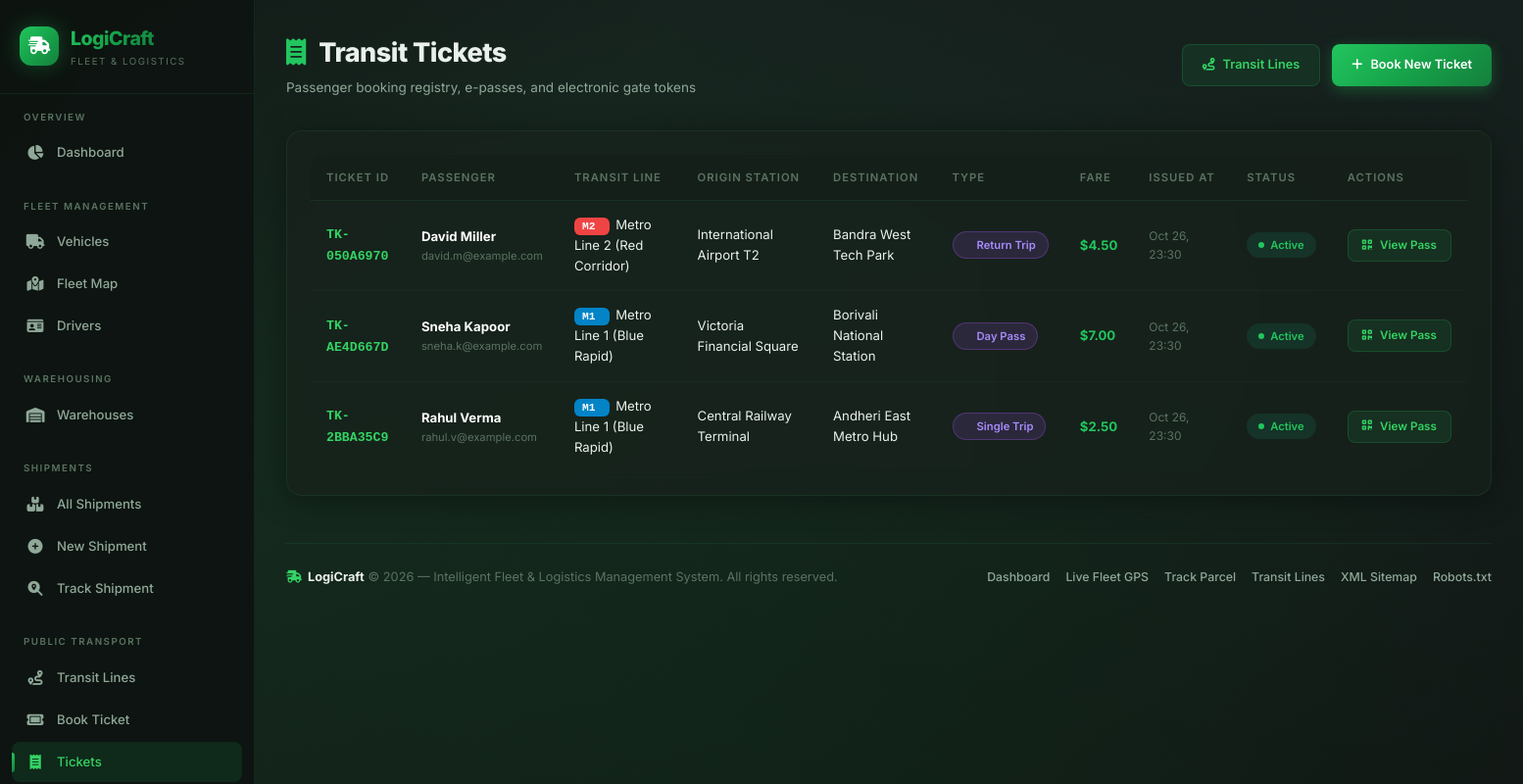
The page /transport/tickets/ on the database its author committed.
### transport/models.py (models this page shows, shortened)
class Ticket(models.Model):
    TYPE_CHOICES = [
        ('single', 'Single Trip'),
        ('return', 'Return Trip'),
        ('day', 'Day Pass'),
        ('weekly', 'Weekly Pass'),
        ('monthly', 'Monthly Pass'),
    ]
    STATUS_CHOICES = [
        ('active', 'Active'),
        ('used', 'Used'),
        ('expired', 'Expired'),
        ('cancelled', 'Cancelled'),
    ]
    ticket_id = models.CharField(max_length=20, unique=True, editable=False)
    passenger_name = models.CharField(max_length=200)
    passenger_email = models.EmailField(blank=True)
    passenger_phone = models.CharField(max_length=20, blank=True)
    line = models.ForeignKey(TransportLine, on_delete=models.CASCADE, related_name='tickets')
    origin_stop = models.ForeignKey(Stop, on_delete=models.CASCADE, related_name='departure_tickets')
    destination_stop = models.ForeignKey(Stop, on_delete=models.CASCADE, related_name='arrival_tickets')
    ticket_type = models.CharField(max_length=20, choices=TYPE_CHOICES, default='single')
    status = models.CharField(max_length=20, choices=STATUS_CHOICES, default='active')
    price = models.DecimalField(max_digits=8, decimal_places=2)
    purchase_date = models.DateTimeField(auto_now_add=True)
    valid_until = models.DateTimeField()
    qr_code = models.TextField(blank=True, help_text='Base64-encoded QR code image')
    class Meta:
        ordering = ['-purchase_date']

class TransportLine(models.Model):
    TYPE_CHOICES = [
        ('bus', 'Bus'),
        ('metro', 'Metro'),
        ('tram', 'Tram'),
        ('ferry', 'Ferry'),
        ('rail', 'Commuter Rail'),
    ]
    name = models.CharField(max_length=100)
    line_number = models.CharField(max_length=10, unique=True)
    line_type = models.CharField(max_length=20, choices=TYPE_CHOICES, default='bus')
    color_code = models.CharField(max_length=7, default='#0ea5e9', help_text='Hex color code')
    frequency_minutes = models.PositiveIntegerField(default=15, help_text='Average frequency in minutes')
    is_active = models.BooleanField(default=True)
    description = models.TextField(blank=True)
    class Meta:
        ordering = ['line_number']

class Stop(models.Model):
    ZONE_CHOICES = [
        ('1', 'Zone 1 — Central'),
        ('2', 'Zone 2 — Inner'),
        ('3', 'Zone 3 — Outer'),
        ('4', 'Zone 4 — Suburban'),
    ]
    name = models.CharField(max_length=200)
    code = models.CharField(max_length=10, unique=True)
    latitude = models.DecimalField(max_digits=10, decimal_places=7)
    longitude = models.DecimalField(max_digits=10, decimal_places=7)
    zone = models.CharField(max_length=5, choices=ZONE_CHOICES, default='1')
    address = models.CharField(max_length=300, blank=True)
    is_accessible = models.BooleanField(default=True, help_text='Wheelchair accessible')
    class Meta:
        ordering = ['name']

### transport/views.py (the view)
# urls.py: path('tickets/', views.ticket_list, name='ticket_list'),
def ticket_list(request):
    tickets = Ticket.objects.select_related('line', 'origin_stop', 'destination_stop').all()[:50]
    context = {'tickets': tickets}
    return render(request, 'transport/ticket_list.html', context)

### templates/transport/ticket_list.html (shortened to what this page needs)
{% extends 'base.html' %}
{% block content %}
<div class="page-header">
    <div class="page-header-actions">
        <div>
            <h1><i class="fas fa-receipt" style="color: var(--accent-teal); margin-right: 8px;"></i> Transit Tickets</h1>
            <p>Passenger booking registry, e-passes, and electronic gate tokens</p>
        </div>
        <div style="display: flex; gap: 12px;">
            <a href="{% url 'transport:line_list' %}" class="btn btn-secondary"><i class="fas fa-route"></i> Transit Lines</a>
            <a href="{% url 'transport:book_ticket' %}" class="btn btn-primary"><i class="fas fa-plus"></i> Book New Ticket</a>
        </div>
    </div>
</div>
<div class="card" style="border-radius: 16px;">
    <div class="table-container">
        <table>
            <thead>
                <tr>
                    <th>Ticket ID</th>
                    <th>Passenger</th>
                    <th>Transit Line</th>
                    <th>Origin Station</th>
                    <th>Destination</th>
                    <th>Type</th>
                    <th>Fare</th>
                    <th>Issued At</th>
                    <th>Status</th>
                    <th>Actions</th>
                </tr>
            </thead>
            <tbody>
                {% for t in tickets %}
                <tr>
                    <td>
                        <a href="{% url 'transport:ticket_detail' pk=t.pk %}" style="font-family: monospace; font-weight: 700; color: var(--accent-blue);">
                            {{ t.ticket_id }}
                        </a>
                    </td>
                    <td>
                        <strong style="color: #fff;">{{ t.passenger_name }}</strong>
                        {% if t.passenger_email %}
                        <div style="font-size: 0.75rem; color: var(--text-muted);">{{ t.passenger_email }}</div>
                        {% endif %}
                    </td>
                    <td>
                        <span style="background: {{ t.line.color_code|default:'var(--accent-blue)' }}; color: #fff; padding: 3px 8px; border-radius: 6px; font-weight: 700; font-size: 0.75rem; font-family: monospace; margin-right: 6px;">
                            {{ t.line.line_number }}
                        </span>
                        {{ t.line.name }}
                    </td>
                    <td>{{ t.origin_stop.name }}</td>
                    <td>{{ t.destination_stop.name }}</td>
                    <td><span class="badge" style="background: rgba(168, 85, 247, 0.15); color: var(--accent-purple); border: 1px solid rgba(168, 85, 247, 0.3);">{{ t.get_ticket_type_display }}</span></td>
                    <td><strong style="color: var(--accent-teal);">${{ t.price }}</strong></td>
                    <td style="font-size: 0.8rem; color: var(--text-muted);">{{ t.purchase_date|date:"M d, H:i" }}</td>
                    <td>
                        {% if t.status == 'active' %}
                        <span class="badge badge-active">Active</span>
                        {% elif t.status == 'used' %}
                        <span class="badge badge-idle">Used</span>
                        {% elif t.status == 'expired' %}
                        <span class="badge badge-maintenance">Expired</span>
                        {% else %}
                        <span class="badge">{{ t.get_status_display }}</span>
                        {% endif %}
                    </td>
                    <td>
                        <a href="{% url 'transport:ticket_detail' pk=t.pk %}" class="btn btn-secondary btn-sm" title="View Ticket & QR">
                            <i class="fas fa-qrcode"></i> View Pass
                        </a>
                    </td>
                </tr>
                {% endfor %}
            </tbody>
        </table>
    </div>
</div>
{% endblock %}

### static/css/style.css (style rules this page uses)
:root { --bg-primary: #111614; --bg-secondary: #181f1c; --bg-card: rgba(24, 34, 28, 0.7); --bg-card-hover: rgba(30, 44, 35, 0.85); --bg-sidebar: rgba(14, 20, 17, 0.96); --bg-input: rgba(24, 34, 28, 0.85); --border-color: rgba(46, 125, 72, 0.18); --border-glow: rgba(52, 211, 100, 0.35); --text-primary: #eaf1ec; --text-secondary: #8fa898; --text-muted: #5a7362; --accent-blue: #34d364; --accent-cyan: #2ec87a; --accent-teal: #22c55e; --accent-purple: #a78bfa; --accent-pink: #f472b6; --accent-orange: #fb923c; --gradient-primary: linear-gradient(135deg, #22c55e, #16a34a, #15803d); --gradient-hero: linear-gradient(135deg, #111614 0%, #14201a 30%, #111c16 70%, #111614 100%); --gradient-card: linear-gradient(135deg, rgba(34, 197, 94, 0.08), rgba(22, 163, 74, 0.04)); --success: #22c55e; --warning: #eab308; --danger: #ef4444; --info: #38bdf8; --shadow-card: 0 4px 30px rgba(0, 0, 0, 0.35); --shadow-glow: 0 0 30px rgba(34, 197, 94, 0.15); --shadow-elevated: 0 20px 60px rgba(0, 0, 0, 0.45); --radius-sm: 8px; --radius-md: 12px; --radius-lg: 16px; --radius-xl: 24px; --sidebar-width: 260px; --header-height: 0px; --transition-fast: 0.15s ease; --transition-normal: 0.3s ease; --transition-slow: 0.5s ease; }
*, *::before, *::after { margin: 0; padding: 0; box-sizing: border-box; }
html { font-size: 15px; scroll-behavior: smooth; }
body { font-family: 'Inter', -apple-system, BlinkMacSystemFont, 'Segoe UI', sans-serif; background: var(--bg-primary); color: var(--text-primary); line-height: 1.6; min-height: 100vh; overflow-x: hidden; -webkit-font-smoothing: antialiased; }
body::before { content: ''; position: fixed; top: 0; left: 0; width: 100%; height: 100%; background: var(--gradient-hero); z-index: -2; }
body::after { content: ''; position: fixed; top: -50%; left: -50%; width: 200%; height: 200%; background: radial-gradient(ellipse at 20% 50%, rgba(34, 197, 94, 0.06) 0%, transparent 50%), radial-gradient(ellipse at 80% 20%, rgba(167, 139, 250, 0.04) 0%, transparent 50%), radial-gradient(ellipse at 50% 80%, rgba(22, 163, 74, 0.05) 0%, transparent 50%); z-index: -1; animation: bgShift 30s ease-in-out infinite alternate; }
.page-header { margin-bottom: 32px; }
.page-header h1 { font-size: 1.8rem; font-weight: 800; letter-spacing: -0.5px; margin-bottom: 4px; }
.page-header p { color: var(--text-secondary); font-size: 0.9rem; }
.page-header-actions { display: flex; justify-content: space-between; align-items: center; flex-wrap: wrap; gap: 16px; }
.card { background: var(--bg-card); border: 1px solid var(--border-color); border-radius: var(--radius-lg); padding: 24px; backdrop-filter: blur(12px); -webkit-backdrop-filter: blur(12px); box-shadow: var(--shadow-card); transition: all var(--transition-normal); }
.table-container { overflow-x: auto; border-radius: var(--radius-lg); }
table { width: 100%; border-collapse: collapse; }
thead th { padding: 14px 16px; text-align: left; font-size: 0.75rem; font-weight: 600; text-transform: uppercase; letter-spacing: 1px; color: var(--text-muted); border-bottom: 1px solid var(--border-color); background: rgba(20, 30, 24, 0.5); white-space: nowrap; }
tbody td { padding: 14px 16px; font-size: 0.88rem; border-bottom: 1px solid rgba(46, 125, 72, 0.08); color: var(--text-primary); }
tbody tr { transition: background var(--transition-fast); }
tbody tr:last-child td { border-bottom: none; }
.badge { display: inline-flex; align-items: center; gap: 6px; padding: 4px 12px; border-radius: 20px; font-size: 0.75rem; font-weight: 600; white-space: nowrap; }
.badge::before { content: ''; width: 6px; height: 6px; border-radius: 50%; }
.badge-active, .badge-delivered { background: rgba(16, 185, 129, 0.12); color: var(--success); }
.badge-active::before, .badge-delivered::before { background: var(--success); animation: pulse-dot 2s infinite; }
.btn { display: inline-flex; align-items: center; gap: 8px; padding: 10px 20px; border-radius: var(--radius-sm); font-size: 0.85rem; font-weight: 600; font-family: 'Inter', sans-serif; text-decoration: none; border: none; cursor: pointer; transition: all var(--transition-fast); white-space: nowrap; }
.btn-primary { background: var(--gradient-primary); color: white; box-shadow: 0 4px 15px rgba(34, 197, 94, 0.3); }
.btn-secondary { background: rgba(34, 197, 94, 0.1); color: var(--accent-blue); border: 1px solid rgba(34, 197, 94, 0.2); }
.btn-sm { padding: 6px 14px; font-size: 0.78rem; }
a { color: var(--accent-blue); text-decoration: none; transition: color var(--transition-fast); }

### rows shown on the page
Ticket: ticket_id "TK-050A6970", passenger_name "David Miller", passenger_email "david.m@example.com", line.line_number "M2", line.name "Metro Line 2 (Red Corridor)", origin_stop.name "International Airport T2", destination_stop.name "Bandra West Tech Park", ticket_type "Return Trip", price "4.50", purchase_date "Oct 26, 23:30", status "Active"
Ticket: ticket_id "TK-AE4D667D", passenger_name "Sneha Kapoor", passenger_email "sneha.k@example.com", line.line_number "M1", line.name "Metro Line 1 (Blue Rapid)", origin_stop.name "Victoria Financial Square", destination_stop.name "Borivali National Station", ticket_type "Day Pass", price "7.00", purchase_date "Oct 26, 23:30", status "Active"
Ticket: ticket_id "TK-2BBA35C9", passenger_name "Rahul Verma", passenger_email "rahul.v@example.com", line.line_number "M1", line.name "Metro Line 1 (Blue Rapid)", origin_stop.name "Central Railway Terminal", destination_stop.name "Andheri East Metro Hub", ticket_type "Single Trip", price "2.50", purchase_date "Oct 26, 23:30", status "Active"
